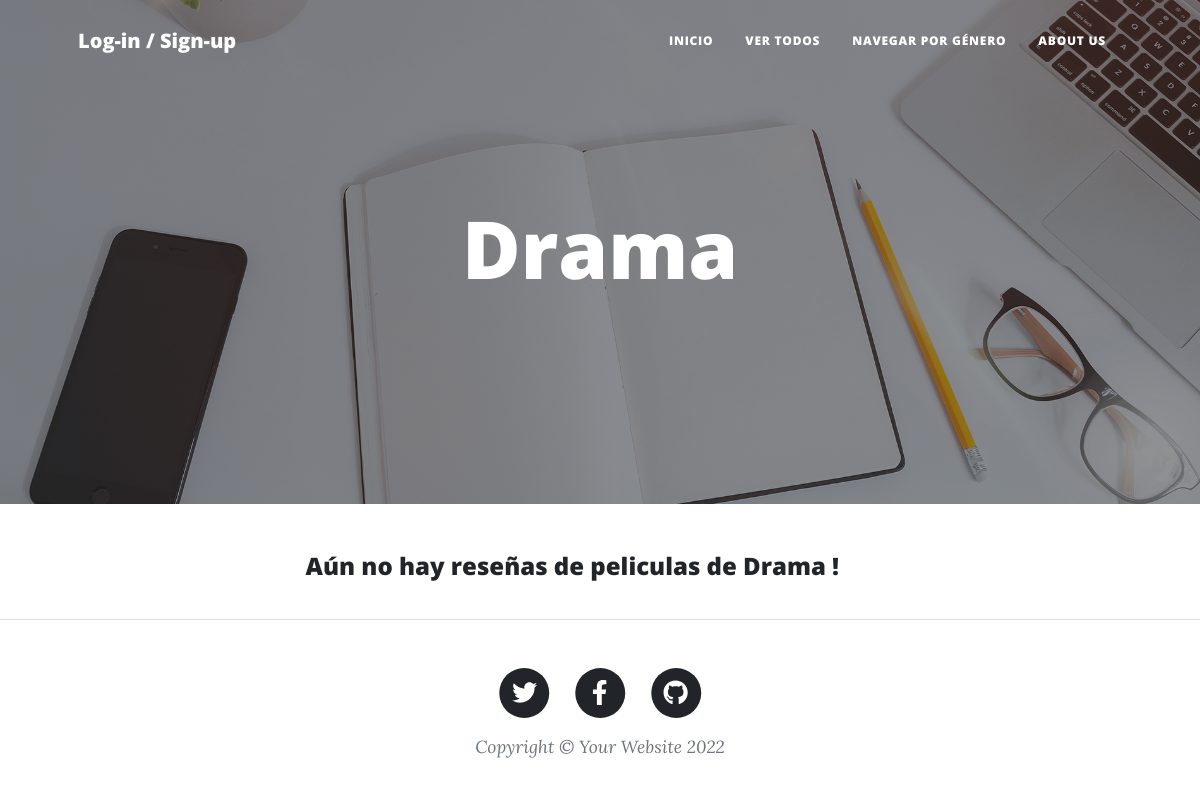
The app's page /blog/genero/Drama/, older data.
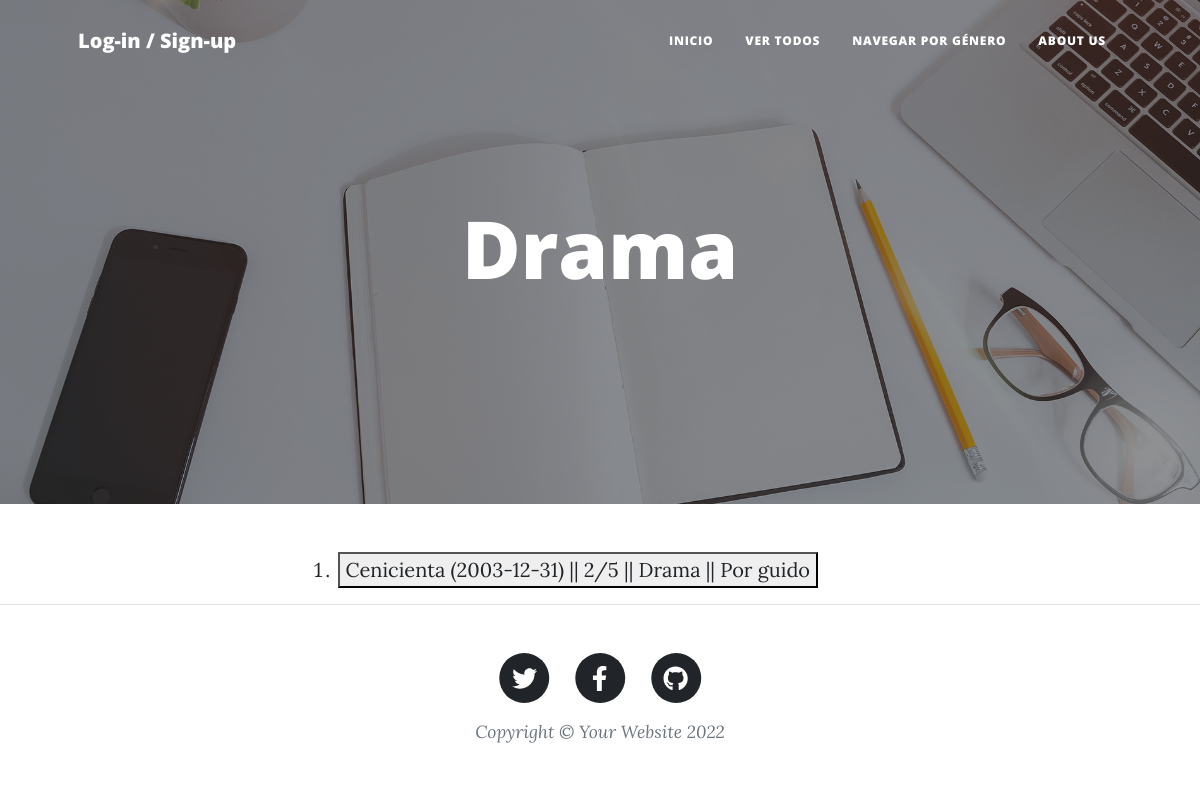
The same page, newer data.
### AppBlog/models.py (models this page shows)
class Blog(models.Model):
    ESTRELLAS  = (
        ('1', '1'),
        ('2', '2'),
        ('3', '3'),
        ('4', '4'),
        ('5', '5'),
    )
    GENEROS = (
        ('Acción', 'Acción'),
        ('Drama', 'Drama'),
        ('Terror', 'Terror'),
        ('Ciencia-ficción', 'Ciencia-ficción'),
        ('Comedia', 'Comedia'),
        ('Fantasia', 'Fantasia'),
    )
    titulo = models.CharField(max_length=50)
    subtitulo = models.CharField(max_length=50)
    anio = models.DateField()
    duracion = models.IntegerField()
    genero = models.CharField(max_length=30, choices=GENEROS)
    resenia = models.CharField(max_length=500)
    estrellas = models.CharField(max_length=2, choices=ESTRELLAS)
    autor = models.CharField(max_length=50)
    fecha = models.DateTimeField()
    imagen = models.ImageField(upload_to='imagenes/', null=True, blank=True)
    def __str__(self):
        return f"{self.titulo} ({self.anio}) || {self.estrellas}/5 || {self.genero} || Por {self.autor}"

### AppBlog/views.py (the view)
# urls.py: path("genero/<genero_nombre>/", views.genero , name="genero"),
def genero(request, genero_nombre):
    blogs=list(Blog.objects.filter(genero=genero_nombre))
    return render(request, "genero_nombre.html", {"lista":blogs,"nombre":genero_nombre})

### AppBlog/templates/genero_nombre.html
{% extends "base.html" %}
{% load static %}
{% block codigoDinamico %}
    <body>
        <header class="masthead" style="background-image: url('assets/img/home-bg.jpg')">
            <div class="container position-relative px-4 px-lg-5">
                <div class="row gx-4 gx-lg-5 justify-content-center">
                    <div class="col-md-10 col-lg-8 col-xl-7">
                        <div class="site-heading">
                            <h1>{{nombre}}</h1>
                        </div>
                    </div>
                </div>
            </div>
        </header>
        <div class="container px-4 px-lg-5">
            <div class="row gx-4 gx-lg-5 justify-content-center">
                <div class="col-md-10 col-lg-8 col-xl-7">
                    {% if lista %}
                        <ol>
                            {% for pelicula in lista %}
                                <li>
                                    <button>
                                        <a href="{% url 'mostrar_blog' pelicula.id %}"> {{pelicula}} </a>
                                    </button>
                                </li>
                            {% endfor %}
                        </ol>
                    {% else %}
                        <h4> Aún no hay reseñas de peliculas de {{nombre}} ! </h4>
                        <br>
                    {% endif %}
                </div>
            </div>
        </div>
{% endblock %}

Row changes from the older to the newer data that the page shows:
added Blog: genero "Drama", titulo+anio+estrellas "Cenicienta (2003-12-31) || 2/5 || Drama || Por guido"
Text that changed along with them:
{{ nombre }}: "Drama" → (not shown)
text no longer shown: "Aún no hay reseñas de peliculas de !"
